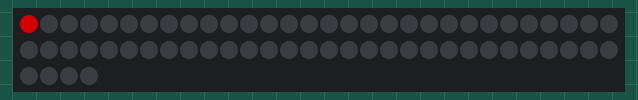
Simulated run of this sketch. Board: Raspberry Pi Pico. Shown: 64 RGB LEDs in strip order, left to right, continuing on the next row. Dim RGB values are drawn brighter than linear.

Above: at 0.15 s.
At 4.71 s:
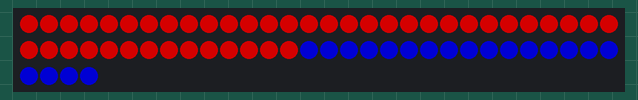
At 9.2 s:
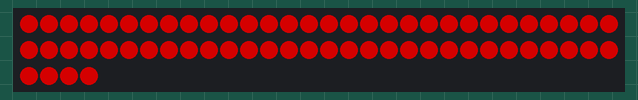
At 19.3 s:
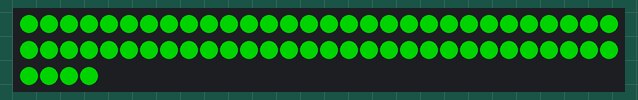
At 27.86 s:
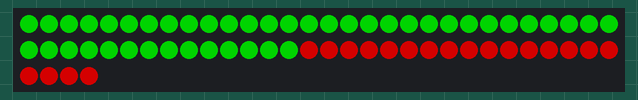
At 38.1 s:
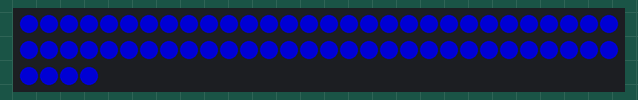

The sketch:

Core64_LED_ARRAY_Test.ino
```cpp
// RGB LED Test for Core64 LED Array PCBA
// Version 1

#include <Adafruit_NeoPixel.h>

#define PIN       22    // Core64 default with RP2040
#define NUM_LEDS  64    // Core64 default LED test

Adafruit_NeoPixel strip = Adafruit_NeoPixel(NUM_LEDS, PIN, NEO_GRB + NEO_KHZ800);

// IMPORTANT: To reduce NeoPixel burnout risk, add 1000 uF capacitor across
// pixel power leads, add 300 - 500 Ohm resistor on first pixel's data input
// and minimize distance between Arduino and first pixel.  Avoid connecting
// on a live circuit...if you must, connect GND first.

void setup() {
  strip.begin();
  strip.show(); // Initialize all pixels to 'off'
}

void loop() {
  colorWipe(strip.Color(128, 0, 0), 5); // Red
  delay(1000);
  colorWipe(strip.Color(0, 128, 0), 5); // Green
  delay(1000);
  colorWipe(strip.Color(0, 0, 128), 5); // Blue
  delay(1000);
}

// Fill the dots one after the other with a color
void colorWipe(uint32_t c, uint8_t wait) {
  for(uint16_t i=0; i<strip.numPixels(); i++) {
    strip.setPixelColor(i, c);
    strip.show();
    delay(wait);
  }
}
```
